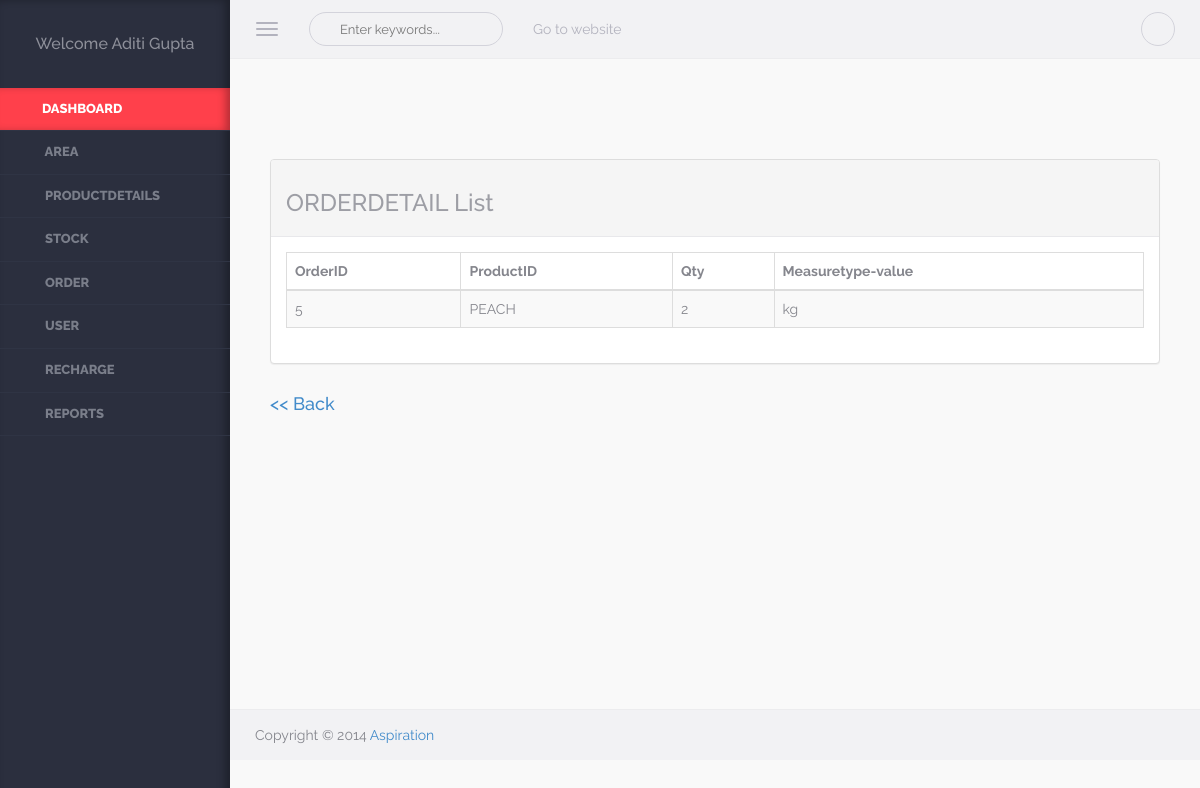
Page /admin/display_orderdetail.php?Id=5 (signed in) on the committed database.
### tables this page shows
CREATE TABLE `user` (
  `Userid` int(5) NOT NULL,
  `Username` varchar(50) NOT NULL,
  `Password` varchar(8) NOT NULL,
  `Usertypeid` int(5) NOT NULL,
  `Fname` varchar(50) NOT NULL,
  `Lname` varchar(50) NOT NULL,
  `Mobileno` bigint(10) NOT NULL,
  `Address` varchar(100) NOT NULL,
  `Areaid` int(5) NOT NULL,
  `Email` varchar(50) NOT NULL,
  `DOB` date NOT NULL,
  `DOL` datetime NOT NULL,
  `Visitcnt` int(5) NOT NULL,
  `Isauthenticate` bit(1) NOT NULL
);

CREATE TABLE `orderdetail` (
  `Orderdetailid` int(5) NOT NULL,
  `Orderid` int(5) NOT NULL,
  `Productid` int(5) NOT NULL,
  `Qty` int(5) NOT NULL,
  `Measuretypeid` int(5) NOT NULL
);

CREATE TABLE `product` (
  `Productid` int(5) NOT NULL,
  `Productname` varchar(50) NOT NULL,
  `Actualprice` int(5) NOT NULL,
  `Discount` int(5) NOT NULL DEFAULT '0',
  `Offerprice` int(5) NOT NULL,
  `Categoryid` int(5) NOT NULL,
  `Imagepath` varchar(50) NOT NULL,
  `Isdisplay` bit(1) NOT NULL,
  `Description` varchar(100) NOT NULL,
  `Qty` int(5) NOT NULL,
  `Measuretypeid` int(5) NOT NULL
);

CREATE TABLE `measuretype` (
  `Measuretypeid` int(5) NOT NULL,
  `Measuretypevalue` varchar(50) NOT NULL,
  `Isdisplay` bit(1) NOT NULL
);

### Class/User.php (called while the page is built, shortened)
<?php
class User
{
	public function display1($uid)
	{
			$conn=new mysqli("localhost","root","","db_alboutveggies");
			$qry="SELECT Fname,Lname,Mobileno,Address,Email FROM User WHERE Userid=".$uid;
			$data=mysqli_query($conn,$qry);
			return $data;
				}
}
?>

### Class/Orderdetail.php (called while the page is built, shortened)
<?php
class Orderdetail
{
	public function select1()
	{
		$conn=new mysqli("localhost","root","","db_alboutveggies");
		$qry="SELECT Orderdetail.Orderid,Product.Productname,Orderdetail.Qty,Measuretype.Measuretypevalue FROM Orderdetail,Measuretype,Product WHERE Orderdetail.Measuretypeid=Measuretype.Measuretypeid AND Orderdetail.Productid=Product.Productid";
		$data=mysqli_query($conn,$qry);
		return $data;
	}
}
?>

### admin/display_orderdetail.php (the view, shortened to what this page needs)
<?php
	include_once("header.php");
?>
<div class="warper container-fluid">
<br><br><br>
<?php
include_once("../class/Orderdetail.php");
$obj=new Orderdetail();
if(isset($_GET["Id"]))
{
$oid=$_GET["Id"];
$rec=$obj->select1();
$data="<body><div class='warper container-fluid'>
                <div class='panel panel-default'>
                    <div class='panel-heading'><h3>ORDERDETAIL List</h3></div>
                    <div class='panel-body'>
<table cellpadding=0 cellspacing=0 border=0 class='table table-striped table-bordered' id=basic-datatable>
                            <thead>
                                <tr>
                                    <th>OrderID</th>
                                    <th>ProductID</th>
                                    <th>Qty</th>
                                    <th>Measuretype-value</th>
                                </tr>
                            </thead><tbody>";
while($result=mysqli_fetch_array($rec))
{
	if($oid==$result[0])
	{
	$data.="<tr class='odd gradeX'><td>".$result[0]."</td><td>".$result[1]."</td><td>".$result[2]."</td><td>".$result[3]."</td></tr>";
	}
}
}
else
{
	echo "Please enter OrderID";
	$data.="<a href='orderid.php' >Click here</a>";
}
$data.="</tbody></table></div>
                </div></body>";
echo $data;
?>
<a href='display_order.php' ><h4>&lt;&lt;&nbsp;Back</h4></a>
        </div>
			<?php
	include_once("footer.php");
?>
</body>
</html>

### admin/header.php (shortened to what this page needs)
<!DOCTYPE html>
<html lang="en">
<head>
    <link rel="stylesheet" href="assets/css/plugins/typeahead/typeahead.css" />
    <link rel="stylesheet" href="assets/css/switch-buttons/switch-buttons.css" />
	<link rel="stylesheet" href="assets/css/bootstrap/bootstrap.css" />
    <link rel="stylesheet" href="assets/css/fontawesome/font-awesome.css" />
    <link rel="stylesheet" href="assets/css/plugins/bootstrap-tagsinput/bootstrap-tagsinput.css" />
    <link rel="stylesheet" href="assets/css/plugins/bootstrap-chosen/chosen.css" />
    <link rel="stylesheet" href="assets/css/plugins/bootstrap-datetimepicker/bootstrap-datetimepicker.css" />
    <link rel="stylesheet" href="assets/css/plugins/calendar/calendar.css" />
    <link rel="stylesheet" href="assets/css/app/app.v1.css" />
</head>
<body >
<?php
		include_once("../class/User.php");
	$obj=new User();
	$Uid=$_SESSION["uid"];
$Utid=$_SESSION["utid"];
	$rec=$obj->display1($Uid);
$data="	<aside class='left-panel'>
            <div class='user text-center'>";
	if($result=mysqli_fetch_array($rec))
	{
				$data.="<h4 class='user-name'>Welcome ".$result[0]."&nbsp;".$result[1]."</h4>";
	}
	$data.="</div>
	<nav class='navigation'>
            	<ul class='list-unstyled'>
                	<li class='active'><a href='index.php'><i class='fa fa-bookmark-o'></i><span class='nav-label'>Dashboard</span></a></li>
               ";
    if($Utid==1)
	{
       $data.="
                    <li class='has-submenu'><a href='#'><i class='fa fa-map-marker'></i> <span class='nav-label'>Area</span></a>
                    	<ul class='list-unstyled'>
						<li><a href='edit_area.php'>Add Area</a></li>
                        	<li><a href='display_area.php'>Area</a></li>
							                         </ul>
                    </li>
					<li class='has-submenu'><a href='#'><i class='fa fa-file-text-o'></i> <span class='nav-label'>Productdetails</span></a>
                    	<ul class='list-unstyled'>
						<li><a href='edit_category.php'>Add category</a></li>
						<li><a href='display_category.php'>Category</a></li>
						<li><a href='edit_product.php'>Add product</a></li>
						<li><a href='display_productcategory.php'>Product</a></li>
                            </ul>
					</li>
					<li class='has-submenu'><a href='#'><i class='fa fa-file-text-o'></i> <span class='nav-label'>Stock</span></a>
                    	<ul class='list-unstyled'>
						<li><a href='edit_measuretype.php'>Add Measuretype</a></li>
						<li><a href='display_measuretype.php'>Measuretype</a></li>
						<li><a href='edit_stock.php'>Add Stock</a></li>
						<li><a href='display_stock.php'>Stock</a></li>
						</ul>
					</li>
					<li class='has-submenu'><a href='#'><i class='fa fa-file-text-o'></i> <span class='nav-label'>Order</span></a>
                    	<ul class='list-unstyled'>
						<li><a href='display_order.php'>Order</a></li>
                            <li><a href='display_orderdetail.php'>Orderdetail</a></li>
                            <li><a href='display_orderstatus.php'>Orderstatus</a></li>
<li><a href='todayorderA.php'>Today Order</a></li>
							</ul>
					</li>
					<li class='has-submenu'><a href='display_user.php'><i class='fa fa-users'></i> <span class='nav-label'>User</span></a>
                    						</li>
				<li class='has-submenu'><a href='display_recharge.php'><i class='fa fa-money'></i> <span class='nav-label'>Recharge</span></a>
                    	</li>
					<li class='has-submenu'><a href='report.php'><i class='fa fa-users'></i> <span class='nav-label'>Reports</span></a>
                    						</li>
				";
	}
	else
	{
	$data.="	<li class='has-submenu'><a href='todayorderS.php'><i class='fa fa-child'></i> <span class='nav-label'>Today Order</span></a>
                    						</li>
				<li class='has-submenu'><a href='myorder.php'><i class='fa fa-child'></i> <span class='nav-label'>Past Order</span></a>
                    	</li>";
	}
	 $data.="    </ul>
            </nav>
    </aside>";
	echo $data;
  ?>
    <section class="content">
        <header class="top-head container-fluid">
            <button type="button" class="navbar-toggle pull-left">
                <span class="icon-bar"></span>
                <span class="icon-bar"></span>
                <span class="icon-bar"></span>
            </button>
            <form role="search" class="navbar-left app-search pull-left hidden-xs">
              <input type="text" placeholder="Enter keywords..." class="form-control form-control-circle">
         	</form>
            <nav class=" navbar-default hidden-xs" role="navigation">
                <ul class="nav navbar-nav">
                <li><a href="../website/index.php">Go to website</a></li>
              </ul>
            </nav>
            <ul class="nav-toolbar">
            	                <li class="dropdown"><a href="#" data-toggle="dropdown"><i class="fa fa-ellipsis-v"></i></a>
                </li>
            </ul>
        </header>

### admin/assets/css/app/app.v1.css (style rules this page uses)
body { background-color:#f9f9f9; color:#85868d; font-family: 'Raleway', sans-serif; position:relative; }
body, html { overflow-x:hidden; }
aside.left-panel { background-color:#2b2f3e; width:230px; position:fixed; padding:25px 0px; box-shadow:inset -5px 0px 8px rgba(0,0,0,0.3); height:100%; top:0px; left:0px; }
.user { margin-bottom:35px; }
.user h4.user-name { color:#8e909a; font-size:16px; }
.navigation { margin:20px 0px; }
.navigation > ul > li { position:relative; }
.navigation > ul > li.has-submenu:after { content:"\f105"; font-family: 'FontAwesome'; display:inline-block; position:absolute; color:#7a7e8a; right:15px; transition: all 0.4s; -moz-transition: all 0.4s; -webkit-transition: all 0.4s; -o-transition: all 0.4s; top:10px; visibility:hidden; }
.navigation > ul > li > a { display:block; padding:12px 25px; color:#7a7e8a; text-transform:uppercase; font-size:13px; text-decoration:none; font-weight:800; border-bottom:1px solid #2f3444; transition: all 0.4s; -moz-transition: all 0.4s; -webkit-transition: all 0.4s; -o-transition: all 0.4s; }
.navigation > ul > li:hover > a, .navigation > ul > li.active:hover > a, .navigation > ul > li.active > a { color:#fff; background-color: #ff404b; -webkit-box-shadow: inset -6px 0 8px -2px rgba(0,0,0,0.3); box-shadow: inset -6px 0 8px -2px rgba(0,0,0,0.3); }
.navigation ul li a i { margin-right:6px; font-size:14px; }
header { background-color:#f2f2f4; border-bottom:1px solid #ececee; padding-top:4px; padding-bottom:4px; }
.navbar-toggle { margin:8px 20px 8px 0px; display:block; padding-left:0px; }
.navbar-toggle .icon-bar { background-color:#b3b3be; }
.app-search { position:relative; margin-top:8px; margin-bottom:8px; margin-right:15px; }
.app-search .form-control, .app-search .form-control:focus { border:1px solid #d3d3db; font-size:13px; color:#c4c4cd; padding-left:30px; background:none; box-shadow:none; }
.app-search:before { content:"\f002"; position:absolute; left:12px; font-family: FontAwesome; cursor:pointer; top:7px; color:#c4c4cd; display:inline-block; }
header .navbar-default .navbar-nav > li > a { color:#b3b3be; }
.nav-toolbar { margin:8px 0px; float:right; }
.nav-toolbar > li { padding:0px; display:inline-block; margin-left:5px; position:relative; list-style:none; }
.nav-toolbar > li > a { color:#d3d3db; font-size:18px; border:1px solid #d3d3db; border-radius:50px; height:34px; width:34px; text-align:center; display:block; padding:4px; }
.content { margin-left:230px; }
.content > .container-fluid { padding-left:25px; padding-right:25px; }
.warper { padding-top:20px; padding-bottom:20px; min-height:550px; }
.btn-circle, .form-control-circle, .btn-group .btn-circle:first-child:not(:last-child):not(.dropdown-toggle) { border-radius:50px; }
.panel { margin-bottom:30px; }
.panel-heading { font-weight:700; }
.panel-default > .panel-heading, .panel-default > .panel-footer { border-color: #e8e8eb; box-shadow:none; }
.panel-default > .panel-heading, .btn-default { color:#9D9EA5; }

### rows in the picture
user: Fname "Aditi", Lname "Gupta"
orderdetail: Orderid "5", Productid.Productname "PEACH", Qty "2", Measuretypeid.Measuretypevalue "kg"
